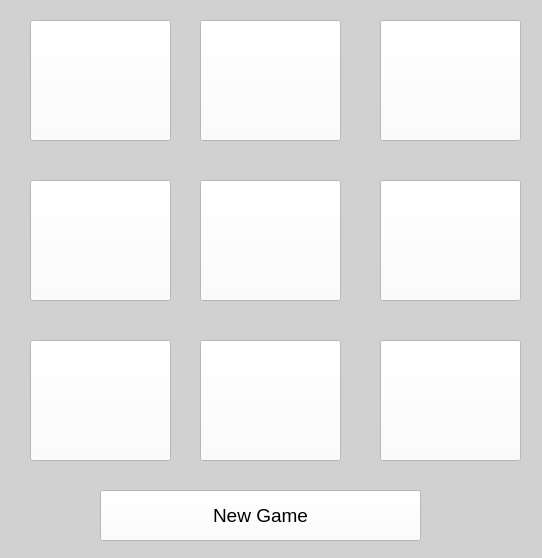
<?xml version="1.0" encoding="UTF-8"?>
<ui version="4.0">
 <class>Form</class>
 <widget class="QWidget" name="Form">
  <property name="geometry">
   <rect>
    <x>0</x>
    <y>0</y>
    <width>542</width>
    <height>558</height>
   </rect>
  </property>
  <property name="windowTitle">
   <string>Form</string>
  </property>
  <property name="styleSheet">
   <string notr="true">background-color: rgb(209, 209, 209);</string>
  </property>
  <widget class="QPushButton" name="btn_1_1">
   <property name="geometry">
    <rect>
     <x>30</x>
     <y>20</y>
     <width>141</width>
     <height>121</height>
    </rect>
   </property>
   <property name="font">
    <font>
     <pointsize>100</pointsize>
     <weight>75</weight>
     <bold>true</bold>
    </font>
   </property>
   <property name="styleSheet">
    <string notr="true">background-color: rgb(255, 255, 255);</string>
   </property>
   <property name="text">
    <string/>
   </property>
  </widget>
  <widget class="QPushButton" name="btn_1_2">
   <property name="geometry">
    <rect>
     <x>200</x>
     <y>20</y>
     <width>141</width>
     <height>121</height>
    </rect>
   </property>
   <property name="font">
    <font>
     <pointsize>100</pointsize>
     <weight>75</weight>
     <bold>true</bold>
    </font>
   </property>
   <property name="styleSheet">
    <string notr="true">background-color: rgb(255, 255, 255);</string>
   </property>
   <property name="text">
    <string/>
   </property>
  </widget>
  <widget class="QPushButton" name="btn_1_3">
   <property name="geometry">
    <rect>
     <x>380</x>
     <y>20</y>
     <width>141</width>
     <height>121</height>
    </rect>
   </property>
   <property name="font">
    <font>
     <pointsize>100</pointsize>
     <weight>75</weight>
     <bold>true</bold>
    </font>
   </property>
   <property name="styleSheet">
    <string notr="true">background-color: rgb(255, 255, 255);</string>
   </property>
   <property name="text">
    <string/>
   </property>
  </widget>
  <widget class="QPushButton" name="btn_2_3">
   <property name="geometry">
    <rect>
     <x>380</x>
     <y>180</y>
     <width>141</width>
     <height>121</height>
    </rect>
   </property>
   <property name="font">
    <font>
     <pointsize>100</pointsize>
     <weight>75</weight>
     <bold>true</bold>
    </font>
   </property>
   <property name="styleSheet">
    <string notr="true">background-color: rgb(255, 255, 255);</string>
   </property>
   <property name="text">
    <string/>
   </property>
  </widget>
  <widget class="QPushButton" name="btn_2_2">
   <property name="geometry">
    <rect>
     <x>200</x>
     <y>180</y>
     <width>141</width>
     <height>121</height>
    </rect>
   </property>
   <property name="font">
    <font>
     <pointsize>100</pointsize>
     <weight>75</weight>
     <bold>true</bold>
    </font>
   </property>
   <property name="styleSheet">
    <string notr="true">background-color: rgb(255, 255, 255);</string>
   </property>
   <property name="text">
    <string/>
   </property>
  </widget>
  <widget class="QPushButton" name="btn_2_1">
   <property name="geometry">
    <rect>
     <x>30</x>
     <y>180</y>
     <width>141</width>
     <height>121</height>
    </rect>
   </property>
   <property name="font">
    <font>
     <pointsize>100</pointsize>
     <weight>75</weight>
     <bold>true</bold>
    </font>
   </property>
   <property name="styleSheet">
    <string notr="true">background-color: rgb(255, 255, 255);</string>
   </property>
   <property name="text">
    <string/>
   </property>
  </widget>
  <widget class="QPushButton" name="btn_3_1">
   <property name="geometry">
    <rect>
     <x>30</x>
     <y>340</y>
     <width>141</width>
     <height>121</height>
    </rect>
   </property>
   <property name="font">
    <font>
     <pointsize>100</pointsize>
     <weight>75</weight>
     <bold>true</bold>
    </font>
   </property>
   <property name="styleSheet">
    <string notr="true">background-color: rgb(255, 255, 255);</string>
   </property>
   <property name="text">
    <string/>
   </property>
  </widget>
  <widget class="QPushButton" name="btn_3_2">
   <property name="geometry">
    <rect>
     <x>200</x>
     <y>340</y>
     <width>141</width>
     <height>121</height>
    </rect>
   </property>
   <property name="font">
    <font>
     <pointsize>100</pointsize>
     <weight>75</weight>
     <bold>true</bold>
    </font>
   </property>
   <property name="styleSheet">
    <string notr="true">background-color: rgb(255, 255, 255);</string>
   </property>
   <property name="text">
    <string/>
   </property>
  </widget>
  <widget class="QPushButton" name="btn_3_3">
   <property name="geometry">
    <rect>
     <x>380</x>
     <y>340</y>
     <width>141</width>
     <height>121</height>
    </rect>
   </property>
   <property name="font">
    <font>
     <pointsize>100</pointsize>
     <weight>75</weight>
     <bold>true</bold>
    </font>
   </property>
   <property name="styleSheet">
    <string notr="true">background-color: rgb(255, 255, 255);</string>
   </property>
   <property name="text">
    <string/>
   </property>
  </widget>
  <widget class="QPushButton" name="btn_resstart">
   <property name="geometry">
    <rect>
     <x>100</x>
     <y>490</y>
     <width>321</width>
     <height>51</height>
    </rect>
   </property>
   <property name="font">
    <font>
     <pointsize>14</pointsize>
    </font>
   </property>
   <property name="styleSheet">
    <string notr="true">background-color: rgb(255, 255, 255);</string>
   </property>
   <property name="text">
    <string>New Game</string>
   </property>
  </widget>
 </widget>
 <resources/>
 <connections/>
</ui>
